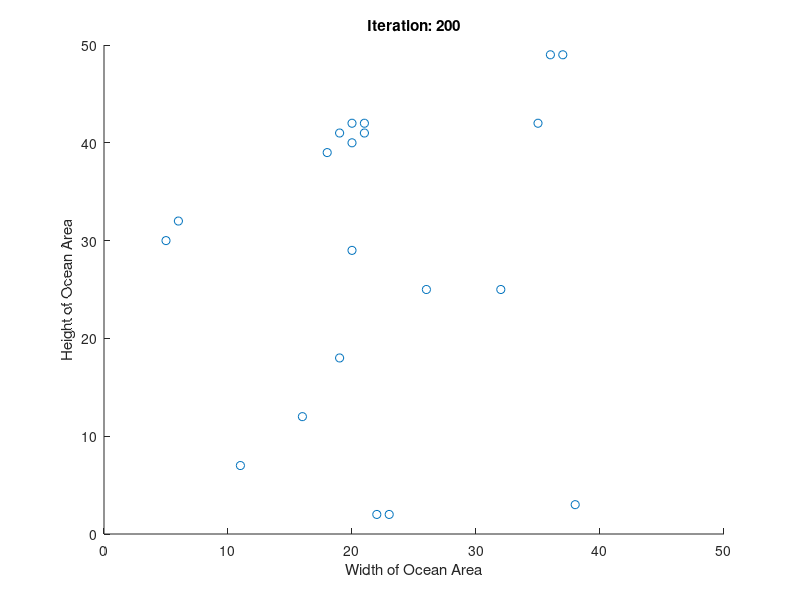

The MATLAB script that drew this image:
%Assumptions:
%   -There are no objects/obstacles in the way of the fish(for the
%   beginning simulation) 
%   -All fish follow three rules: cohesion rule (fish moves toward the mean
%   position of its "closest neighbors"), separation rule (fish does not get
%   closer than some minimum distance to any neighbor, alignment rule(fish
%   heads in the mean direction to which its "closest neighbor heads"
%   -Separation rule takes priority over these rules 
%   -Fish are not allowed to collide with each other 
%   -Birthing fish and death of fish are not considered
%   -All fish have the same mass
%   -Assume no force is acting on the fish (perfect vaccum)
%Agent:only fish
%Modeling position of fish schooling
%Randomly generate fish positions 

%Setting width and height of environment 
upperHeight = 50;
lowerHeight = 0;
upperWidth = 50;
lowerWidth = 0; 

%number of fish wanted
numFish = 20;

%separation radius of fish
r = 2; 

%range of "closest friends" for cohesion
friendRange = 10;

%Time to wait between each frame(only if you don't want to press a key
%to continue)
wait = 0.2;
%Array to hold x and y position of fish
fishPos = zeros(2,numFish);
%Array to hold velocity in the x direction and velocity in the y direction
v = ones(2,numFish);
%The maximum velocity a fish is allowed 
max = 1;
%The minimum velocity a fish is allowed 
min = -1;
%Array to store maximum velocity 
vMax = max * ones(2,numFish);
%Array to store minimum velocity 
vMin = min * ones(2,numFish);
%The percentage to move fish closer to center of mass of its friends 
percentageToMoveFish = 100;
%Initializes all numFish fish 
for i = 1:numFish
    %Generates random starting velocity for fish that will never be above
    %velocity max 
    v(1,i) = rand(1); 
    v(2,i) = rand(1);
    display(v);
    %Initial random x position
    x(1) = randi([lowerWidth + r, upperWidth - r]); 
    %Initial random y position 
    y(1) = randi([lowerHeight + r, upperHeight - r]);
    
    %Create numFish fish using struct
    fish(i) = struct('ID', i, 'xPos', x(1), 'yPos', y(1), 'velocity', v(1));
    
    %Array of x and y position of each fish
    fishPos(1,i) = fish(i).xPos;
    fishPos(2,i) = fish(i).yPos;
    
end
%Anonymous functions to compute sqaure of a number and distance 
sqr = @(x) x .* x;
distance = @(a, b, c, d) sqrt(sqr(a - b) + sqr(c - d));
%Array to store separation values needed for each fish
separation = zeros(2,numFish);
%Array to store cohesion values needed for each fish
cohesion = zeros(2,numFish);
%Array to store alignment values neede for each fish
align = zeros(2,numFish);

%timestep
dt = 1;
%simulation length
simLength = 200; 
%number of iterations
numIterations = simLength/dt; 

for loop = 1:numIterations
    
    %Makes sure the velocity of the fish is not greater than the max
    %velocity and that the velocity is not less than the min velocity
    for eachRow = 1:2
        for eachFish = 1:numFish
            if v(eachRow,eachFish) > vMax(eachRow,eachFish)
                v(eachRow,eachFish) = vMax(eachRow,eachFish);
            elseif v(eachRow,eachFish) < vMin(eachRow,eachFish)
                v(eachRow,eachFish) = vMin(eachRow,eachFish);
            end
        end
    end
    
    %Separation
    for fish1 = 1:numFish %fish that is trying to find fish friends
        for fish2 = 1:numFish %all other fish
            if fish2 ~= fish1 %makes sure that it is not itself
                if(abs(distance(fishPos(1,fish2),fishPos(1,fish1),...
                        fishPos(2,fish2),fishPos(2,fish1))) < r)
                    %If the distance between fish1 and fish2 is less than 
                    %the separation radius then subtract the position of 
                    %the two fish and add to separation array so it can 
                    %later be added to velocity which will 
                    separation(1,fish1) = separation(1,fish1) +... 
                    abs(fishPos(1,fish1) - fishPos(1,fish2));
                
                    separation(2,fish1) = separation(2,fish1) +...
                        abs(fishPos(2,fish1) - fishPos(2,fish2));
                end
            end
        end
    end
    
    %Cohesion
    %Counter for number of friends
    numFriends = 0;
    for fish1 = 1:numFish %Fish that is trying to find friends
        friendCenter = zeros(2,fish1); %Reinitialize the array
        for fish2 = 1:numFish %Fish within friendRange
            if fish2 ~= fish1 %If it is not comparing itself
                if(abs(distance(fishPos(1,fish2),fishPos(1,fish1),...
                        fishPos(2,fish2),fishPos(2,fish1))) <= friendRange)
                    %Store x and y position of friends in array
                    friendCenter(1,fish1) = friendCenter(1,fish1)...
                        + fishPos(1,fish2);
                    friendCenter(2,fish1) = friendCenter(2,fish1)...
                        + fishPos(2,fish2);
                    %Increment counter
                    numFriends = numFriends + 1;
                else
                    %If not a friend, set to 0
                    friendCenter(:,fish1) = 0;
                end
            end
        end
        if numFriends > 0
            %Get mean position of friends
            friendCenter(1,fish1) = abs(sum(friendCenter(1,fish1)))/numFriends;
            friendCenter(2,fish1) = abs(sum(friendCenter(2,fish1)))/numFriends;
            
            %Moves fish closer to mean position of friends
            cohesion(1,fish1) = (friendCenter(1,fish1)...
                - fishPos(1,fish2))/percentageToMoveFish;
            cohesion(2,fish1) = (friendCenter(2,fish1)...
                - fishPos(2,fish2))/percentageToMoveFish;
        end
    end
    
    %Alignment 
    %Counter for fish friends
    numFriends = 0;
    for fish1 = 1:numFish %fish that is trying to find friends
        friendVelocity = zeros(2,fish1); %Reinitialize array
        for fish2 = 1:numFish %All other fish
            if fish2 ~= fish1 %Makes sure that it is not itslef
                if(abs(distance(fishPos(1,fish2),fishPos(1,fish1),...
                        fishPos(2,fish2),fishPos(2,fish1))) <= friendRange)
                    %Add x and y velocity of friends to array
                    friendVelocity(1,fish1) = friendVelocity(1,fish1)...
                        + v(1,fish2);
                    friendVelocity(2,fish1) = friendVelocity(2,fish1)...
                        + v(2,fish2);
                    %Increment counter
                    numFriends = numFriends + 1;
                else
                    %If not a friend, set to 0
                    friendVelocity(:,fish1) = 0;
                end
            end
        end
        if numFriends > 0
            %Get mean velocity of fish friends 
            friendVelocity(1,fish1) = sum(friendVelocity(1,fish1))/numFriends;
            friendVelocity(2,fish1) = sum(friendVelocity(2,fish1))/numFriends;
            %Move fish velocity closer to mean velocity 
            align(1,fish1) = friendVelocity(1,fish1) - v(1,fish2);
            align(2,fish1) = friendVelocity(2,fish1) - v(2,fish2);
        end
    end
    
    %Update velocity
    v = v + separation + cohesion + align; 
    
    %Rechecks to make sure velocity is within velocity bounds 
    for eachRow = 1:2
        for eachFish = 1:numFish
            if v(eachRow,eachFish) > vMax(eachRow,eachFish)
                
                v(eachRow,eachFish) = vMax(eachRow,eachFish);
            
            elseif v(eachRow,eachFish) < vMin(eachRow,eachFish)
                
                v(eachRow,eachFish) = vMin(eachRow,eachFish);
                
            end
        end
    end
    
    %Update position of fish
    fishPos = fishPos + v;
    
    %Wraps fish around so it is periodic
    for pos = 1:2
        for eachFish = 1:numFish
            if fishPos(1,eachFish) >= upperHeight
                
                fishPos(1,eachFish) = lowerHeight + r;
                
            elseif fishPos(1,eachFish) <= lowerHeight
                
                fishPos(1,eachFish) = upperHeight - r;
                
            elseif fishPos(2,eachFish) >= upperWidth
                
                fishPos(2,eachFish) = lowerWidth + r;
                
            elseif fishPos(2,eachFish) <= lowerWidth
                
                fishPos(2,eachFish) = upperWidth - r;
                
            end
        end
    end
    %Getting the updated x and y positions of numFish fish
    fishPosX{loop} = fishPos(1,:);
    fishPosY{loop} = fishPos(2,:);         

    %Graphing the school of fish
     clf;
     string = ['Iteration: ', num2str(loop)];
     title(string)
     xlabel('Width of Ocean Area')
     ylabel('Height of Ocean Area')
     hold on;

    scatter(fishPosX{loop}, fishPosY{loop});
    axis([lowerHeight upperHeight lowerWidth upperWidth]);
    % wait to go on to next image
    %fprintf('Waiting for any key to be pressed\n');
    %w = waitforbuttonpress;
    pause(wait);
end









            
